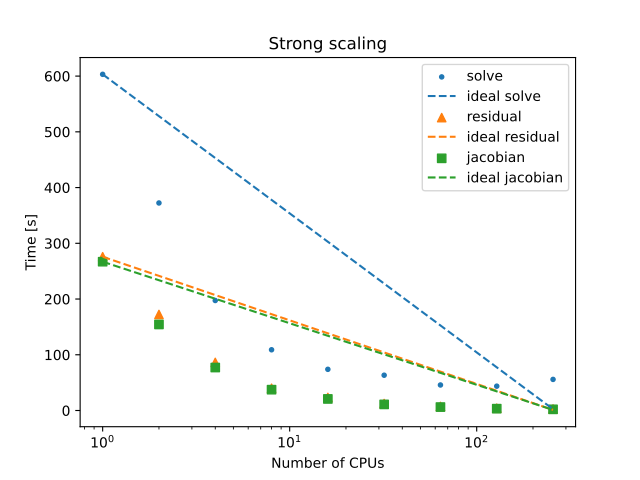

Generate this figure with Python:
import csv

num_cpus = []
residual_time = []
jacobian_time = []
solve_time = []

with open('lemhi/01/benchmark-strong.csv') as f:
    reader = csv.DictReader(f)
    for row in reader:
        num_cpus.append(float(row['n_cpus']))
        jacobian_time.append(float(row['jac_time']))
        residual_time.append(float(row['res_time']))
        solve_time.append(float(row['solve_time']))
max_cpu = num_cpus[-1]

plt.title("Strong scaling")
plt.scatter(num_cpus, solve_time, marker='.', label='solve')
plt.plot([1, max_cpu], [solve_time[0], solve_time[0] / max_cpu], '--', label='ideal solve')

plt.scatter(num_cpus, residual_time, marker='^', label='residual')
plt.plot([1, max_cpu], [residual_time[0], residual_time[0] / max_cpu], '--', label='ideal residual')

plt.scatter(num_cpus, jacobian_time, marker='s', label='jacobian')
plt.plot([1, max_cpu], [jacobian_time[0], jacobian_time[0] / max_cpu], '--', label='ideal jacobian')

plt.legend()
plt.xlabel("Number of CPUs")
plt.ylabel("Time [s]")
plt.xscale('log')
plt.show()
